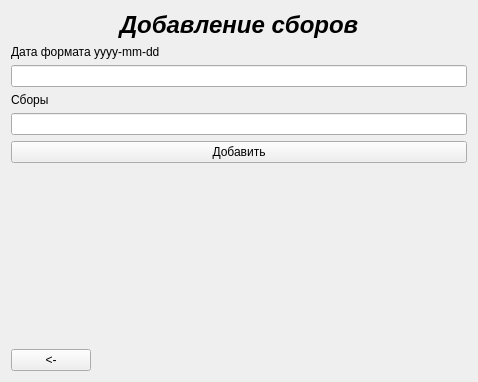
<?xml version="1.0" encoding="UTF-8"?>
<ui version="4.0">
 <class>Harvesting</class>
 <widget class="QWidget" name="Harvesting">
  <property name="geometry">
   <rect>
    <x>0</x>
    <y>0</y>
    <width>478</width>
    <height>382</height>
   </rect>
  </property>
  <property name="windowTitle">
   <string>Form</string>
  </property>
  <property name="autoFillBackground">
   <bool>true</bool>
  </property>
  <layout class="QVBoxLayout" name="verticalLayout">
   <item>
    <widget class="QLabel" name="label">
     <property name="font">
      <font>
       <pointsize>18</pointsize>
       <italic>true</italic>
       <bold>true</bold>
      </font>
     </property>
     <property name="text">
      <string>Добавление сборов</string>
     </property>
     <property name="alignment">
      <set>Qt::AlignmentFlag::AlignCenter</set>
     </property>
    </widget>
   </item>
   <item>
    <widget class="QLabel" name="label_2">
     <property name="text">
      <string>Дата формата yyyy-mm-dd</string>
     </property>
    </widget>
   </item>
   <item>
    <widget class="QLineEdit" name="lineEdit_2"/>
   </item>
   <item>
    <widget class="QLabel" name="label_3">
     <property name="text">
      <string>Сборы</string>
     </property>
    </widget>
   </item>
   <item>
    <widget class="QLineEdit" name="lineEdit"/>
   </item>
   <item>
    <widget class="QPushButton" name="pushButton_2">
     <property name="text">
      <string>Добавить</string>
     </property>
    </widget>
   </item>
   <item>
    <spacer name="verticalSpacer">
     <property name="orientation">
      <enum>Qt::Orientation::Vertical</enum>
     </property>
     <property name="sizeHint" stdset="0">
      <size>
       <width>20</width>
       <height>40</height>
      </size>
     </property>
    </spacer>
   </item>
   <item>
    <layout class="QHBoxLayout" name="horizontalLayout">
     <item>
      <widget class="QPushButton" name="exitButton">
       <property name="text">
        <string>&lt;-</string>
       </property>
      </widget>
     </item>
     <item>
      <spacer name="horizontalSpacer">
       <property name="orientation">
        <enum>Qt::Orientation::Horizontal</enum>
       </property>
       <property name="sizeHint" stdset="0">
        <size>
         <width>40</width>
         <height>20</height>
        </size>
       </property>
      </spacer>
     </item>
    </layout>
   </item>
  </layout>
 </widget>
 <resources/>
 <connections/>
</ui>
